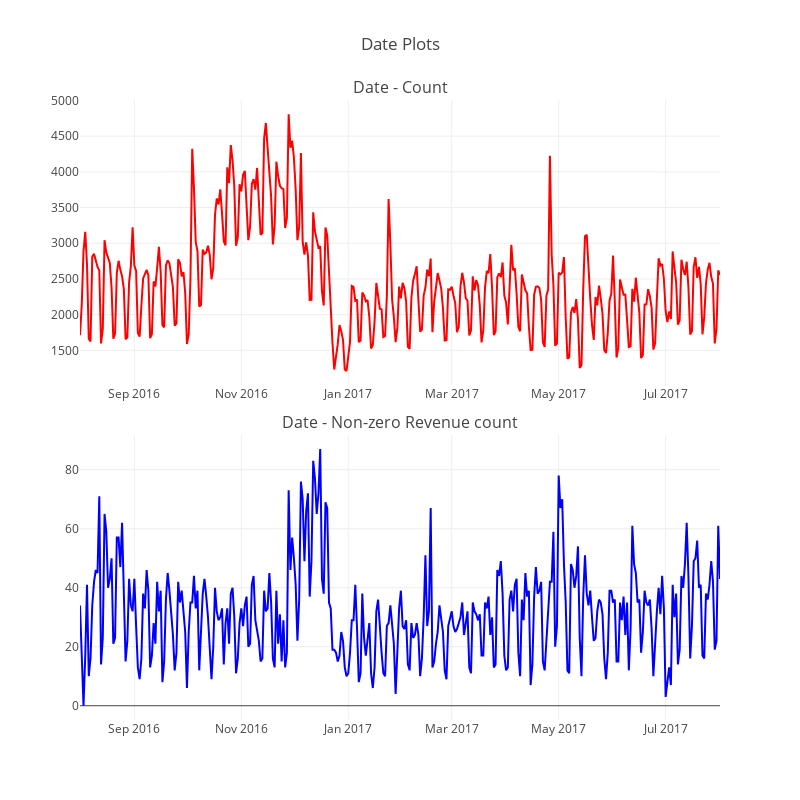

Notebook source saved alongside this figure:
### Code cell
def scatter_plot(temp, color):
    trace = go.Scatter(
        x=temp.index[::-1],
        y=temp.values[::-1],
        showlegend=False,
        #mode = 'lines+markers',
        marker=dict(
            color=color,
        ),
    )
    return trace


temp = train.groupby('date')['totals.transactionRevenue'].agg(['size', 'count'])
temp.columns = ["count", "count of non-zero revenue"]
temp = temp.sort_index()
#temp.index = temp.index.astype('str')
trace1 = scatter_plot(temp["count"], 'red')
trace2 = scatter_plot(temp["count of non-zero revenue"], 'blue')

fig = tools.make_subplots(rows=2, cols=1, vertical_spacing=0.08,
                          subplot_titles=["Date - Count", "Date - Non-zero Revenue count"])
fig.append_trace(trace1, 1, 1)
fig.append_trace(trace2, 2, 1)
fig['layout'].update(height=800, width=800, 
                     #paper_bgcolor='rgb(233,233,233)', 
                     title="Date Plots")
py.iplot(fig, filename='date-plots')

### Figure 1 — Plotly figure (JSON) as saved in the notebook; plotly's stock layout.template omitted (floating-point values rounded to 4 significant figures; data arrays with more than 128 entries replaced by an {"elided": "..."} marker saying what was removed)
{"data": [{"type": "scatter", "x": {"elided": "366 str values"}, "y": {"elided": "366 int values"}, "showlegend": false, "marker": {"color": "red"}, "xaxis": "x1", "yaxis": "y1"}, {"type": "scatter", "x": {"elided": "366 str values"}, "y": {"elided": "366 int values"}, "showlegend": false, "marker": {"color": "blue"}, "xaxis": "x2", "yaxis": "y2"}], "layout": {"xaxis1": {"domain": [0, 1], "anchor": "y1"}, "yaxis1": {"domain": [0.54, 1], "anchor": "x1"}, "xaxis2": {"domain": [0, 1], "anchor": "y2"}, "yaxis2": {"domain": [0, 0.46], "anchor": "x2"}, "annotations": [{"y": 1, "xref": "paper", "x": 0.5, "yref": "paper", "text": "Date - Count", "showarrow": false, "font": {"size": 16}, "xanchor": "center", "yanchor": "bottom"}, {"y": 0.46, "xref": "paper", "x": 0.5, "yref": "paper", "text": "Date - Non-zero Revenue count", "showarrow": false, "font": {"size": 16}, "xanchor": "center", "yanchor": "bottom"}], "height": 800, "width": 800, "title": "Date Plots"}}
